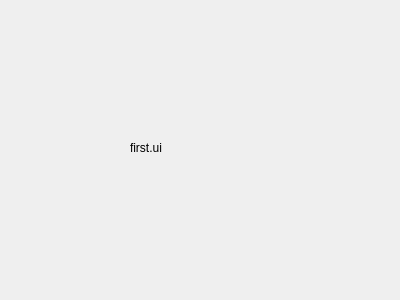
<?xml version="1.0" encoding="UTF-8"?>
<ui version="4.0">
 <class>Form</class>
 <widget class="QWidget" name="Form">
  <property name="geometry">
   <rect>
    <x>0</x>
    <y>0</y>
    <width>400</width>
    <height>300</height>
   </rect>
  </property>
  <property name="windowTitle">
   <string>Form</string>
  </property>
  <widget class="QLabel" name="label">
   <property name="geometry">
    <rect>
     <x>130</x>
     <y>140</y>
     <width>55</width>
     <height>15</height>
    </rect>
   </property>
   <property name="text">
    <string>first.ui</string>
   </property>
  </widget>
 </widget>
 <resources/>
 <connections/>
</ui>
